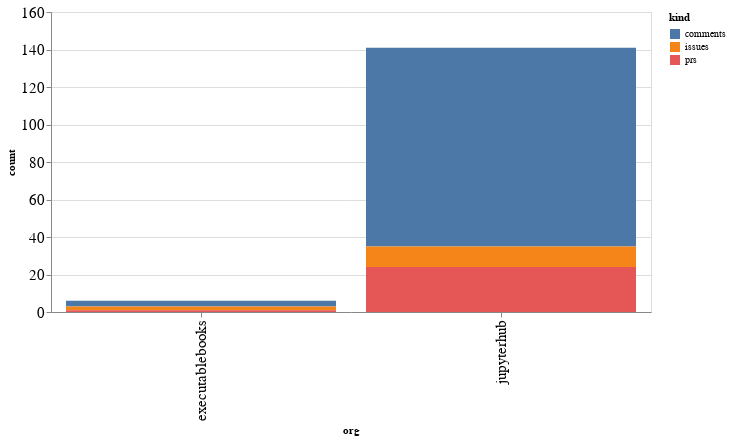

This figure's notebook cell:
### Code cell
alt.Chart(org_summaries, width=600).mark_bar().encode(
    x='org',
    y='count',
    color='kind',
    tooltip="org"
)

### Figure 1 — Vega-Lite specification as saved in the notebook (floating-point values rounded to 4 significant figures)
{"config": {"axisLeft": {"labelFontSize": 15}, "axisBottom": {"labelFontSize": 15}}, "data": {"name": "data-2ac154174b03403e619e3bbc0b90858c"}, "mark": "bar", "encoding": {"color": {"type": "nominal", "field": "kind"}, "tooltip": {"type": "nominal", "field": "org"}, "x": {"type": "nominal", "field": "org"}, "y": {"type": "quantitative", "field": "count"}}, "width": 600, "$schema": "https://vega.github.io/schema/vega-lite/v4.8.1.json", "datasets": {"data-2ac154174b03403e619e3bbc0b90858c": [{"org": "executablebooks", "kind": "comments", "count": 3}, {"org": "executablebooks", "kind": "issues", "count": 2}, {"org": "executablebooks", "kind": "prs", "count": 1}, {"org": "jupyterhub", "kind": "comments", "count": 106}, {"org": "jupyterhub", "kind": "issues", "count": 11}, {"org": "jupyterhub", "kind": "prs", "count": 24}]}}
